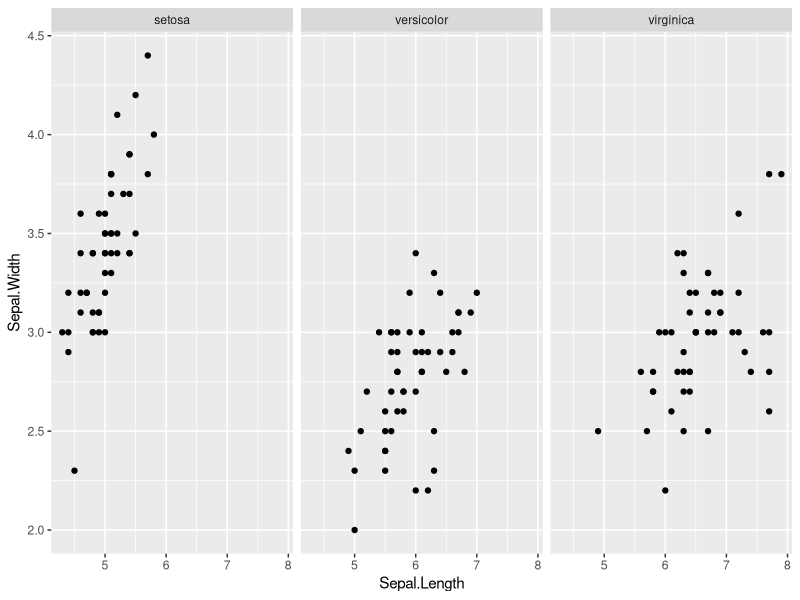

Generate this figure with R:
## ---- chunk 1
attach(iris)
library(ggplot2)
library(plyr)
## ---- chunk 2
summary(cars)
## ---- chunk 3
p <- ggplot(iris, aes(Sepal.Length, Sepal.Width))
p + geom_point() + facet_grid(. ~ Species)
